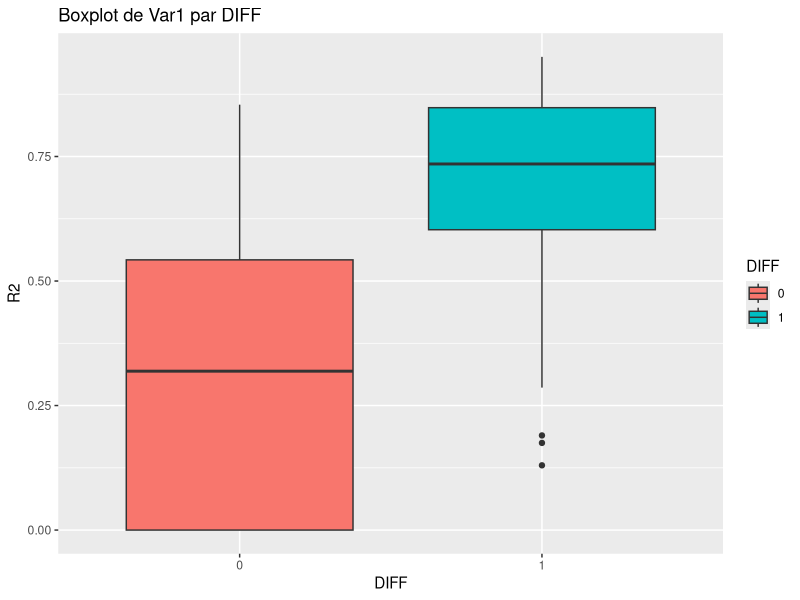
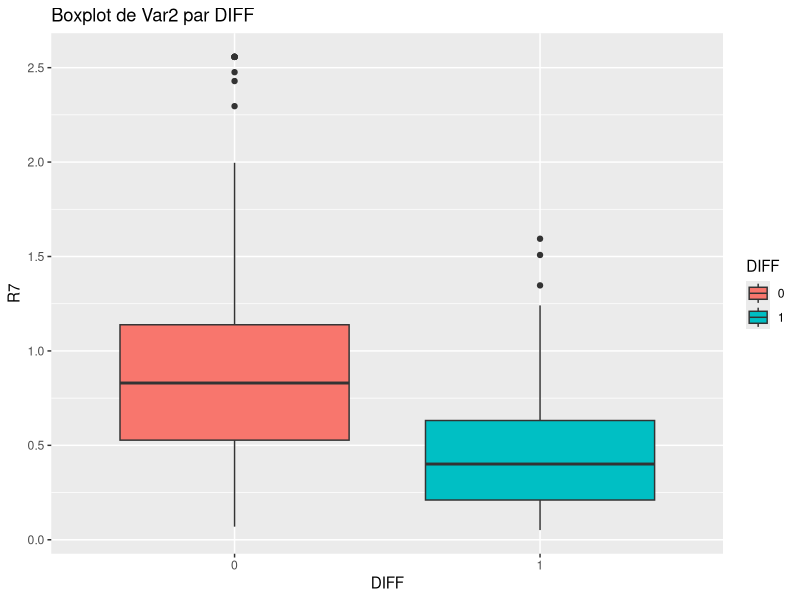
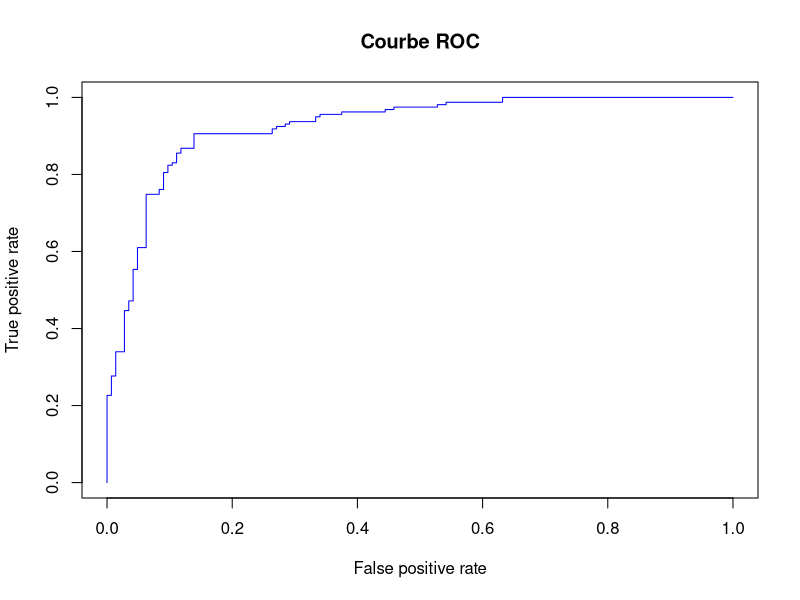

Generate these figures, in order, with R: (Note: this script raises an error after producing the figures.)
## ---- chunk 1
knitr::opts_chunk$set(echo = TRUE)
## ---- chunk 2
#("dplyr")
#install.packages("ggplot2")
#install.packages("ROCR")
library(dplyr)
library(ggplot2)
library(ROCR)

## ---- chunk 3
# Remplacez par le chemin d'accès si nécessaire
data <- read.csv("./farms_train.csv", sep = ";", header = TRUE)
dim(data)
head(data)
glimpse(data)
## ---- chunk 4
# Convertir `diff` en facteur (variable cible) pour classification binaire
data <- data %>% mutate(DIFF = as.factor(DIFF))
# Transformer d'autres colonnes si nécessaire en tant que variables catégorielles
glimpse(data)

## ---- chunk 5
ggplot(data, aes(x = DIFF, y = R2, fill = DIFF)) + geom_boxplot() + labs(title = "Boxplot de Var1 par DIFF")
ggplot(data, aes(x = DIFF, y = R7, fill = DIFF)) + geom_boxplot() + labs(title = "Boxplot de Var2 par DIFF")

## ---- chunk 6
data_clean <- na.omit(data)

fit_logistic <- glm(DIFF ~ R2 + R7 + R8 + R17+ R22 +R32, family = "binomial", data = data)
summary(fit_logistic)

## ---- chunk 7
predictions <- predict(fit_logistic, type = "response")
seuil <- 0.5
predictions_01 <- as.numeric(predictions > seuil)
table(predictions_01, data$DIFF)

## ---- chunk 8
# Assurez-vous que 'predictions' contient des probabilités (non des log-odds)
# Par exemple, si vous utilisez un modèle glm:
# predictions <- predict(modele, type = "response")

seuils <- seq(0, 1, length.out = 9)  # Définir une séquence de seuils
for (i in seuils) {
  # Convertir les probabilités en classes (0 ou 1) en utilisant le seuil
  predictions_01 <- as.numeric(predictions > i)
  
  # Afficher le seuil et la table de confusion
  print(paste("Seuil:", round(i, 2)))
  print(table(predictions_01, data$DIFF))
  
  # Vous pouvez ajouter des métriques comme la précision, le rappel, etc.
  accuracy <- sum(predictions_01 == data$DIFF) / length(data$DIFF)
  print(paste("Précision (accuracy) à seuil", round(i, 2), ":", round(accuracy, 3)))
  
  # Optionnellement, afficher d'autres métriques comme le F1-score
  tp <- sum(predictions_01 == 1 & data$DIFF == 1)  # Vrai positif
  fp <- sum(predictions_01 == 1 & data$DIFF == 0)  # Faux positif
  fn <- sum(predictions_01 == 0 & data$DIFF == 1)  # Faux négatif
  precision <- tp / (tp + fp)  # Précision
  recall <- tp / (tp + fn)     # Rappel
  f1_score <- 2 * (precision * recall) / (precision + recall)  # F1-score
  
  print(paste("Précision à seuil", round(i, 2), ":", round(precision, 3)))
  print(paste("Rappel à seuil", round(i, 2), ":", round(recall, 3)))
  print(paste("F1-score à seuil", round(i, 2), ":", round(f1_score, 3)))
}


## ---- chunk 9
pred <- prediction(predictions, data$DIFF)
perf <- performance(pred, "tpr", "fpr")
plot(perf, col="blue", main="Courbe ROC")
ROC_auc <- performance(pred, "auc")
AUC <- ROC_auc@y.values[[1]]
print(paste("AUC:", AUC))

## ---- chunk 10
# Charger les packages nécessaires
library(caret)    # Pour la validation croisée
library(dplyr)    # Pour manipuler les données

# Préparer le jeu de données (si ce n'est pas déjà fait)
data$DIFF <- as.factor(data$DIFF)  # S'assurer que la variable cible est factorielle

# Définir la formule du modèle
formula <- DIFF ~ R2 + R7 + R8 + R17 + R22 + R32

# Définir les paramètres de la validation croisée en k-fold (par exemple, k = 10)
train_control <- trainControl(method = "cv", number = 10)

# Entraîner le modèle en utilisant la validation croisée
model <- train(
  formula,
  data = data,
  method = "glm",
  family = "binomial",
  trControl = train_control
)

# Afficher les résultats de la validation croisée
print(model)

# Afficher la précision moyenne
cat("Précision moyenne (Accuracy) : ", mean(model$resamples$Accuracy), "\n")

# Afficher la précision, le rappel et le F1-score moyens (si calculés)
cat("Précision moyenne : ", mean(model$resamples$Precision), "\n")
cat("Rappel moyen : ", mean(model$resamples$Recall), "\n")
cat("F1-score moyen : ", mean(model$resamples$F1), "\n")

## ---- chunk 11
library(caret)
library(dplyr)

# Fonction pour calculer Precision, Recall, et F1-score
custom_summary <- function(data, lev = NULL, model = NULL) {
  precision <- posPredValue(data$pred, data$obs, positive = lev[2])
  recall <- sensitivity(data$pred, data$obs, positive = lev[2])
  f1 <- (2 * precision * recall) / (precision + recall)
  accuracy <- sum(data$pred == data$obs) / nrow(data)
  
  out <- c(Accuracy = accuracy, Precision = precision, Recall = recall, F1 = f1)
  return(out)
}

# Définir la validation croisée avec la fonction personnalisée
train_control <- trainControl(
  method = "cv", 
  number = 10, 
  summaryFunction = custom_summary,
  classProbs = TRUE
)

# Entraîner le modèle
model <- train(
  DIFF ~ R2 + R7 + R8 + R17 + R22 + R32,
  data = data,
  method = "glm",
  family = "binomial",
  trControl = train_control
)

# Afficher les résultats de la validation croisée
print(model)

# Afficher les métriques
cat("Précision moyenne (Accuracy) : ", mean(model$resamples$Accuracy), "\n")
cat("Précision moyenne : ", mean(model$resamples$Precision, na.rm = TRUE), "\n")
cat("Rappel moyen : ", mean(model$resamples$Recall, na.rm = TRUE), "\n")
cat("F1-score moyen : ", mean(model$resamples$F1, na.rm = TRUE), "\n")
